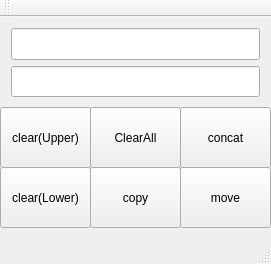
<?xml version="1.0" encoding="UTF-8"?>
<ui version="4.0">
 <class>MainWindow</class>
 <widget class="QMainWindow" name="MainWindow">
  <property name="geometry">
   <rect>
    <x>0</x>
    <y>0</y>
    <width>271</width>
    <height>264</height>
   </rect>
  </property>
  <property name="minimumSize">
   <size>
    <width>1</width>
    <height>1</height>
   </size>
  </property>
  <property name="maximumSize">
   <size>
    <width>10000</width>
    <height>10000</height>
   </size>
  </property>
  <property name="windowTitle">
   <string>MainWindow</string>
  </property>
  <widget class="QWidget" name="centralWidget">
   <widget class="QWidget" name="verticalLayoutWidget">
    <property name="geometry">
     <rect>
      <x>0</x>
      <y>0</y>
      <width>271</width>
      <height>91</height>
     </rect>
    </property>
    <layout class="QVBoxLayout" name="verticalLayout">
     <item>
      <widget class="QLineEdit" name="lineEdit_up">
       <property name="sizePolicy">
        <sizepolicy hsizetype="Expanding" vsizetype="Preferred">
         <horstretch>0</horstretch>
         <verstretch>0</verstretch>
        </sizepolicy>
       </property>
      </widget>
     </item>
     <item>
      <widget class="QLineEdit" name="lineEdit_lo">
       <property name="sizePolicy">
        <sizepolicy hsizetype="Expanding" vsizetype="Preferred">
         <horstretch>0</horstretch>
         <verstretch>0</verstretch>
        </sizepolicy>
       </property>
      </widget>
     </item>
    </layout>
   </widget>
   <widget class="QPushButton" name="clear_up">
    <property name="geometry">
     <rect>
      <x>0</x>
      <y>90</y>
      <width>91</width>
      <height>61</height>
     </rect>
    </property>
    <property name="text">
     <string>clear(Upper)</string>
    </property>
   </widget>
   <widget class="QPushButton" name="clearAll">
    <property name="geometry">
     <rect>
      <x>90</x>
      <y>90</y>
      <width>91</width>
      <height>61</height>
     </rect>
    </property>
    <property name="text">
     <string>ClearAll</string>
    </property>
   </widget>
   <widget class="QPushButton" name="concat">
    <property name="geometry">
     <rect>
      <x>180</x>
      <y>90</y>
      <width>91</width>
      <height>61</height>
     </rect>
    </property>
    <property name="text">
     <string>concat</string>
    </property>
   </widget>
   <widget class="QPushButton" name="clear_lo">
    <property name="geometry">
     <rect>
      <x>0</x>
      <y>150</y>
      <width>91</width>
      <height>61</height>
     </rect>
    </property>
    <property name="text">
     <string>clear(Lower)</string>
    </property>
   </widget>
   <widget class="QPushButton" name="copy">
    <property name="geometry">
     <rect>
      <x>90</x>
      <y>150</y>
      <width>91</width>
      <height>61</height>
     </rect>
    </property>
    <property name="text">
     <string>copy</string>
    </property>
   </widget>
   <widget class="QPushButton" name="move">
    <property name="geometry">
     <rect>
      <x>180</x>
      <y>150</y>
      <width>91</width>
      <height>61</height>
     </rect>
    </property>
    <property name="text">
     <string>move</string>
    </property>
   </widget>
  </widget>
  <widget class="QMenuBar" name="menuBar">
   <property name="geometry">
    <rect>
     <x>0</x>
     <y>0</y>
     <width>271</width>
     <height>21</height>
    </rect>
   </property>
  </widget>
  <widget class="QToolBar" name="mainToolBar">
   <attribute name="toolBarArea">
    <enum>TopToolBarArea</enum>
   </attribute>
   <attribute name="toolBarBreak">
    <bool>false</bool>
   </attribute>
  </widget>
  <widget class="QStatusBar" name="statusBar"/>
 </widget>
 <layoutdefault spacing="6" margin="11"/>
 <resources/>
 <connections/>
</ui>
